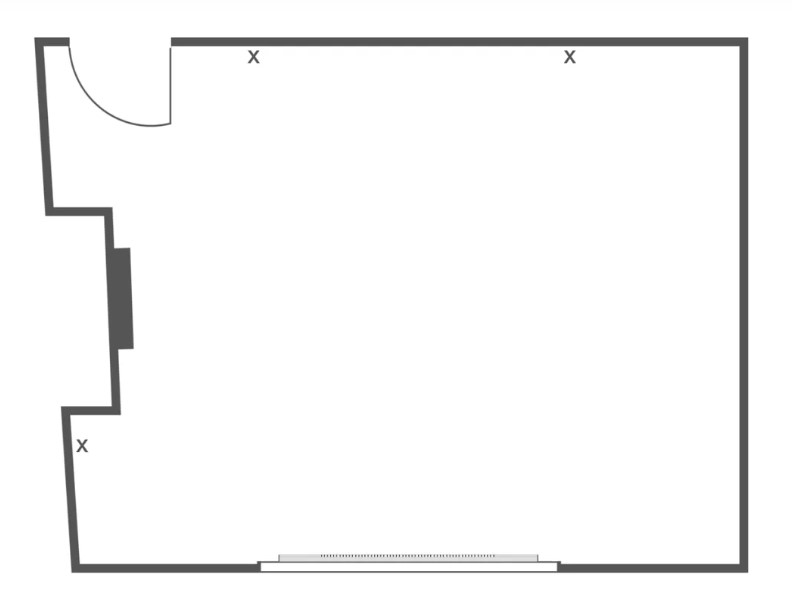
#> input picture open_cv_example.jpg, 792 x 601 px
$ python OPEN_CV_HARDWARE_2.py
#> lines starting #> are read from the running program, lines starting #| are printed output that depends on the picture; after the words box and inside, x2 and y2 are one past the last pixel; in counts of white or black regions, pixels touching at a corner belong together
# IMPORT LIBRARIES

import cv2  # Import OpenCV for image processing
import numpy as np  # Import NumPy for numerical operations
import matplotlib.pyplot as plt  # Import Matplotlib for displaying images
import os  # Import OS to handle file paths

# FUNCTION TO DISPLAY IMAGE

def SHOW_IMAGE(IMAGE, TITLE="Image", CMAP=None):
    plt.imshow(IMAGE, cmap=CMAP)
    plt.title(TITLE)
    plt.axis("off")
    plt.show()

# SET IMAGE PATH FROM GITHUB REPOSITORY

IMAGE_PATH = "open_cv_example.jpg"  # Adjust path to the folder of the Github repository

# CHECK IF IMAGE EXISTS

if not os.path.exists(IMAGE_PATH):
    print(f"ERROR: The file does not exist at '{IMAGE_PATH}'")
    exit()
else:
    print("Great. File found!")

# FEATURES

# 1.LOAD & DISPLAY BLUEPRINT
# 2.CONVERT TO GRAYSCALE
# 3.EDGE DETECTION
# 4.CONTOUR DETECTION
# 5.CALCULATE ROOM AREAS

# STEP 1: LOAD AND DISPLAY IMAGE
IMAGE = cv2.imread(IMAGE_PATH)  # Load the image
#> IMAGE is the input picture: shape (601, 792, 3); min 67, max 255, mean 247
if IMAGE is None:
    print("Error: Could not load image. Check file format or path.")
    exit()

IMAGE_RGB = cv2.cvtColor(IMAGE, cv2.COLOR_BGR2RGB)  # Convert to RGB for Matplotlib
SHOW_IMAGE(IMAGE_RGB, TITLE="Original Image")

# STEP 2: CONVERT TO GRAYSCALE
GRAY = cv2.cvtColor(IMAGE, cv2.COLOR_BGR2GRAY)  # Convert to grayscale
SHOW_IMAGE(GRAY, TITLE="Grayscale Image", CMAP="gray")

# STEP 3: EDGE DETECTION
BLUR = cv2.GaussianBlur(GRAY, (5, 5), 0)  # Apply Gaussian Blur
EDGES = cv2.Canny(BLUR, 100, 200)  # Use Canny Edge Detection
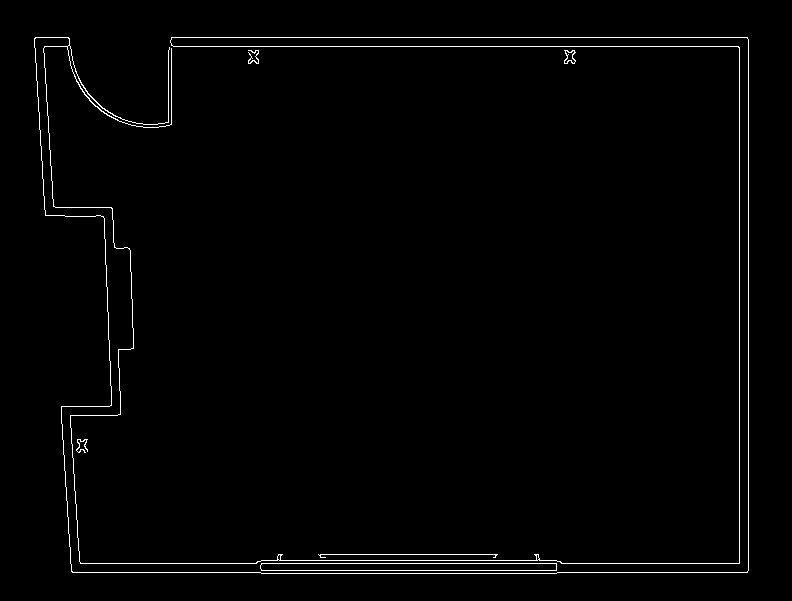
#> EDGES: shape (601, 792); 1.3% white in thin lines or dots, all inside (x1, y1, x2, y2) = (34, 37, 749, 574)
SHOW_IMAGE(EDGES, TITLE="Edge Detection", CMAP="gray")

# STEP 4: CONTOUR DETECTION
BLUR_FOR_CONTOURS = cv2.GaussianBlur(GRAY, (5, 5), 0)  # Reduce noise before thresholding
_, BINARY = cv2.threshold(BLUR_FOR_CONTOURS, 50, 255, cv2.THRESH_BINARY)  # Convert to binary
#> BINARY: shape (601, 792); every value is 255
CONTOURS, _ = cv2.findContours(BINARY, cv2.RETR_TREE, cv2.CHAIN_APPROX_SIMPLE)  # Detect contours
#> CONTOURS = [[[0, 0], [0, 600], [791, 600], [791, 0]]]
IMAGE_CONTOURS = cv2.drawContours(IMAGE.copy(), CONTOURS, -1, (0, 255, 0), 2)  # Draw contours
SHOW_IMAGE(cv2.cvtColor(IMAGE_CONTOURS, cv2.COLOR_BGR2RGB), TITLE="Detected Contours")

# STEP 5: CALCULATE ROOM AREAS
for I, CNT in enumerate(CONTOURS):
    AREA = cv2.contourArea(CNT)  # Calculate contour area
    if AREA > 100:  # Ignore small areas
        print(f"Room {I}: {AREA:.2f} square pixels")
#> this loop made 1 pass
#> (I, CNT, AREA) on pass 1: (0, [[0, 0], [0, 600], [791, 600], [791, 0]], 474600)
#| Room 0: 474600.00 square pixels

# STEP 6: UNIT CONVERSION
def CONVERT_AREA(PIXEL_AREA, SCALE):
    return PIXEL_AREA * (SCALE ** 2)  # Convert pixel area to real-world units

# HANDLE USER INPUT SAFELY
while True:
    try:
        SCALE = float(input("Enter real-world length of one pixel (e.g., in feet): "))
        break  # Exit loop if input is valid
    except ValueError:
        print("Invalid input! Please enter a numeric value.")
#> this loop made 1 pass; the answer given on pass 1: 3

for I, CNT in enumerate(CONTOURS):
    PIXEL_AREA = cv2.contourArea(CNT)
    if PIXEL_AREA > 100:
        REAL_AREA = CONVERT_AREA(PIXEL_AREA, SCALE)
        print(f"Room {I}: {REAL_AREA:.2f} square units")
#> this loop made 1 pass
#> (I, CNT, PIXEL_AREA, REAL_AREA) on pass 1: (0, [[0, 0], [0, 600], [791, 600], [791, 0]], 474600, 4271400)
#| Room 0: 4271400.00 square units
